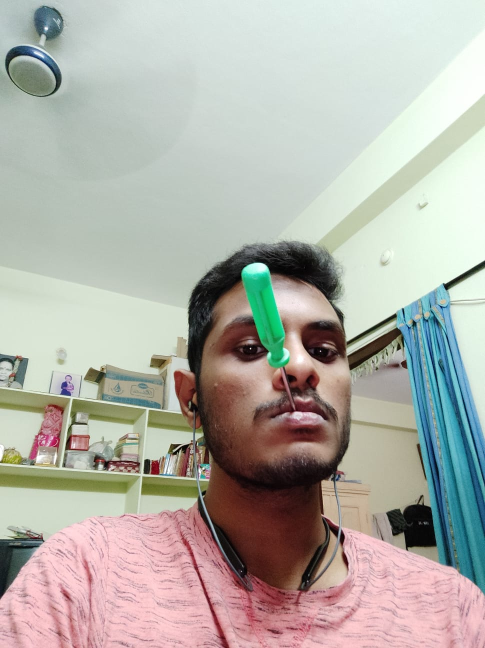
#> input picture Project/Resources/Photos/Green.jpeg, 970 x 1296 px, given in place of the camera (shown at 1/2 size)
$ python 'colorPicker - Webcam.py'
#> lines starting #> are read from the running program, lines starting #| are printed output that depends on the picture; after the words box and inside, x2 and y2 are one past the last pixel; in counts of white or black regions, pixels touching at a corner belong together
import cv2 as cv
import numpy as np

def empty(a):
    pass

path = 'Resources/Photos/group 2.jpg'

#Creating Track Bars

cv.namedWindow("TrackBars")
cv.resizeWindow("TrackBars",640,240)
cv.createTrackbar("Hue Min", "TrackBars", 146, 179, empty)
cv.createTrackbar("Hue Max", "TrackBars", 179, 179, empty)
cv.createTrackbar("Sat Min", "TrackBars", 55, 255, empty)
cv.createTrackbar("Sat Max", "TrackBars", 250, 255, empty)
cv.createTrackbar("Val Min", "TrackBars", 145, 255, empty)
cv.createTrackbar("Val Max", "TrackBars", 255, 255, empty)


cap= cv.VideoCapture(0)    # Argument 0 uses the default webcam of the computer
cap.set(3,640)             # Setting the width
cap.set(4,480)             # Setting the height
cap.set(10,140)            # Setting the brightness

while True:
    _, img = cap.read()
#> img is the input picture: shape (1296, 970, 3); mean B, G, R 168.8, 176.4, 177.8
    imgHSV = cv.cvtColor(img, cv.COLOR_BGR2HSV)      # Converting into HSV Color Space
#> imgHSV: shape (1296, 970, 3); mean H, S, V 75.1, 49.1, 190.3

    h_min = cv.getTrackbarPos("Hue Min", "TrackBars")
    h_max = cv.getTrackbarPos("Hue Max", "TrackBars")
    s_min = cv.getTrackbarPos("Sat Min", "TrackBars")
    s_max = cv.getTrackbarPos("Sat Max", "TrackBars")
    v_min = cv.getTrackbarPos("Val Min", "TrackBars")
    v_max = cv.getTrackbarPos("Val Max", "TrackBars")

    lower = np.array([h_min, s_min, v_min])
    upper = np.array([h_max, s_max, v_max])
    mask = cv.inRange(imgHSV, lower, upper)
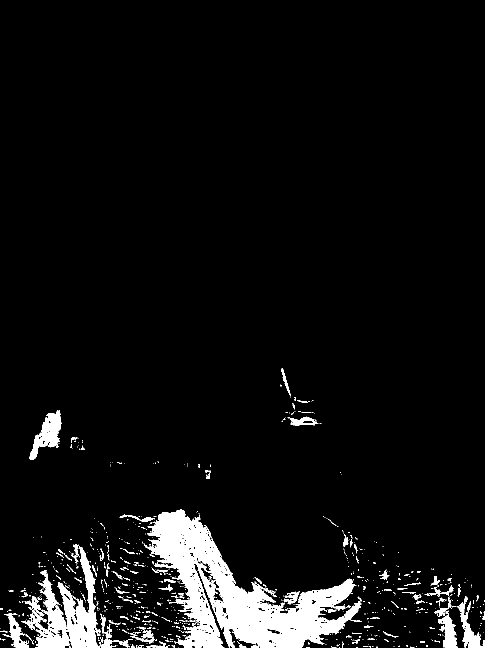
#> mask: shape (1296, 970) (shown at 1/2 size); 5.9% white; 828 white regions (714 under 20 px), largest, box (x1, y1, x2, y2) and area: (290, 1019, 724, 1296) 44489, (43, 1092, 202, 1296) 12170, (59, 820, 123, 920) 2652

    imgResult = cv.bitwise_and(img,img,mask=mask)
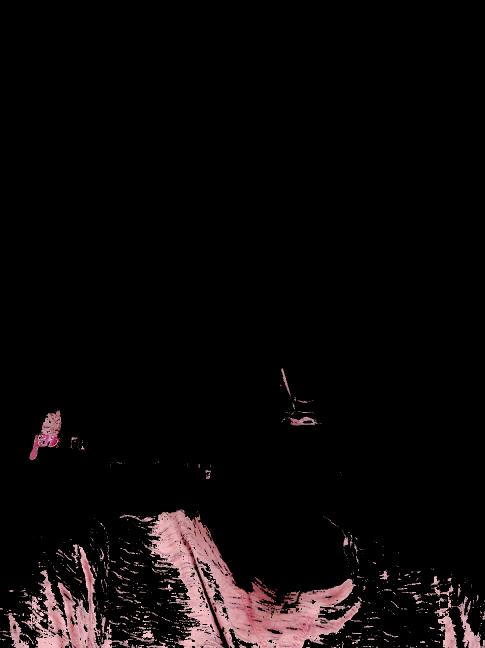
#> imgResult: shape (1296, 970, 3) (shown at 1/2 size); mean B, G, R 9.2, 8.8, 12.3

    cv.imshow("Original", img)
    #cv.imshow("HSV", imgHSV)
    cv.imshow("Mask", mask)
    cv.imshow("Result",imgResult)
    cv.waitKey(1)

$ run again, on Project/Resources/Photos/cards.jpg
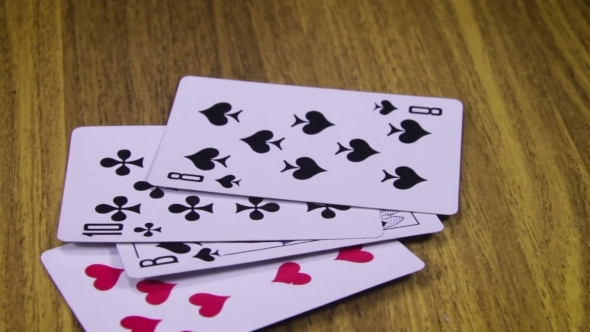
#> input picture Project/Resources/Photos/cards.jpg, 590 x 332 px, given in place of the camera
#> img is the input picture: shape (332, 590, 3); mean B, G, R 106.9, 121.1, 143
#> imgHSV: shape (332, 590, 3); mean H, S, V 68.1, 115.9, 151.1
#> `mask = cv.inRange(imgHSV, lower, upper)`:
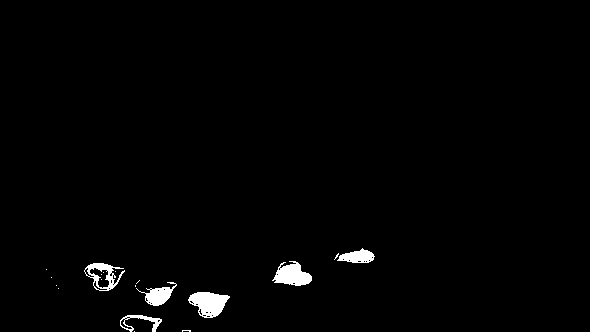
#> mask: shape (332, 590); 1.4% white; 19 white regions (13 under 20 px), largest, box (x1, y1, x2, y2) and area: (188, 292, 230, 318) 699, (272, 261, 312, 286) 623, (84, 263, 125, 291) 439, (136, 282, 177, 306) 409, (337, 248, 375, 263) 354, (120, 315, 162, 332) 235
